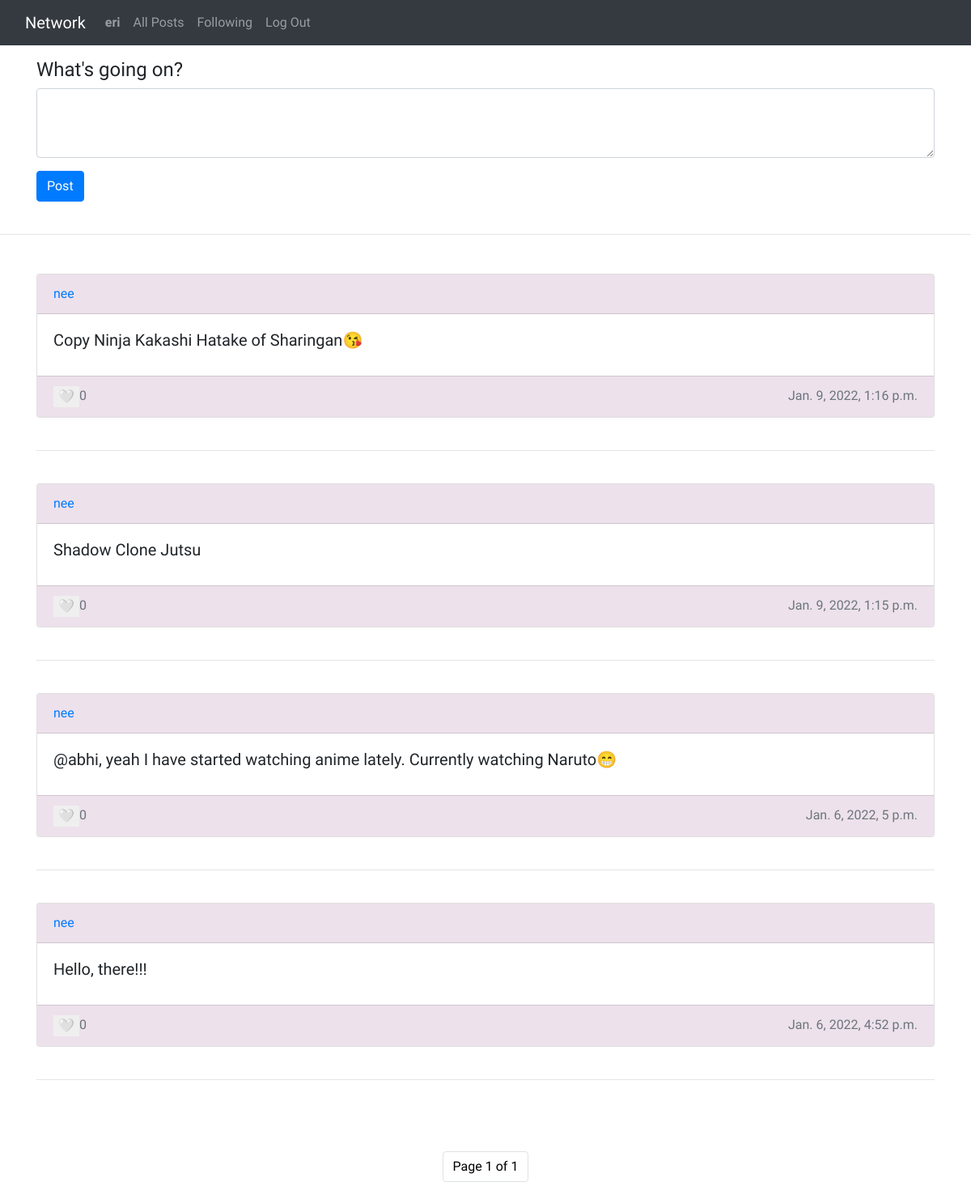
Page /following (signed in) on the earlier database version.
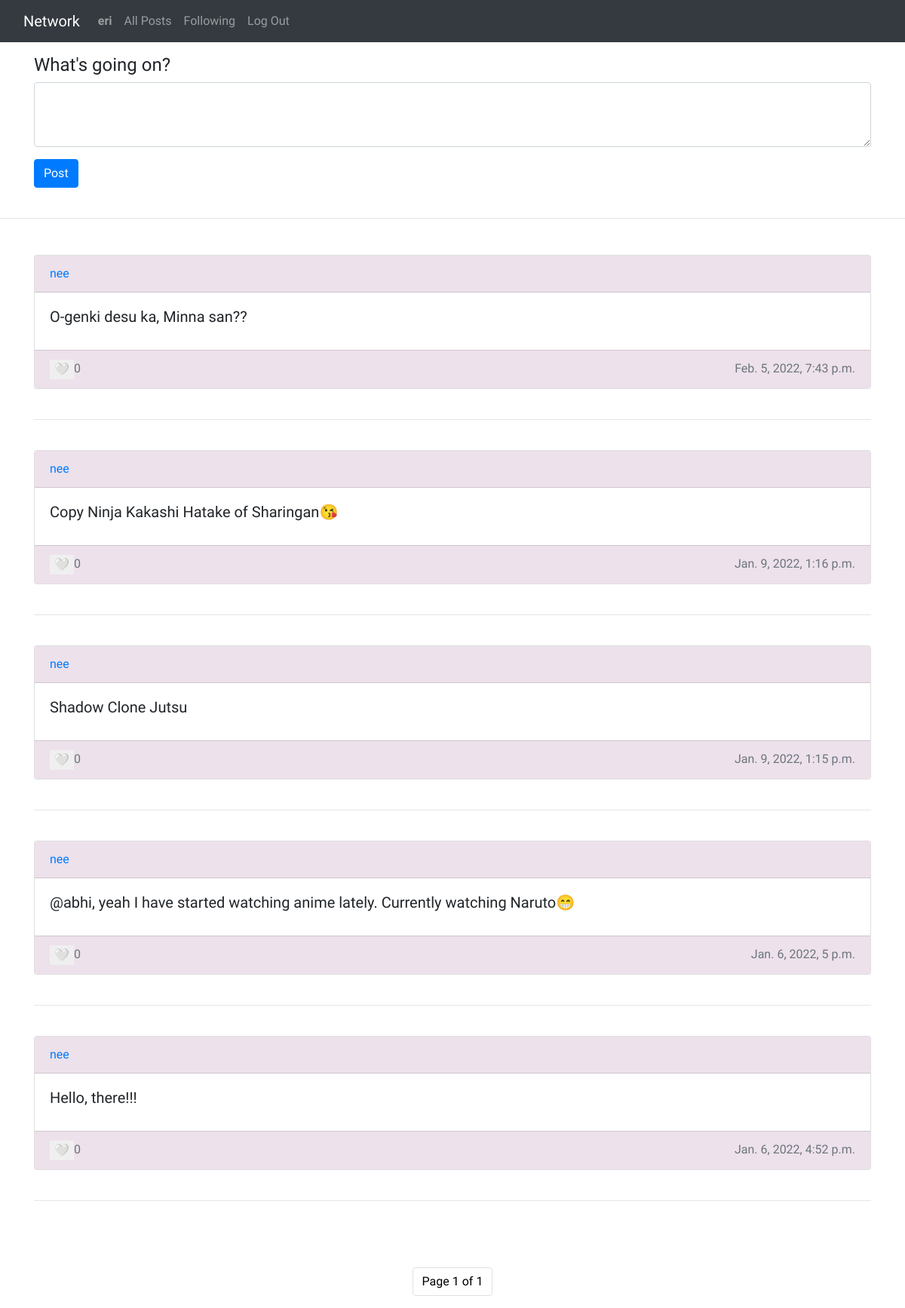
Same page on the later database version.
### network/models.py (models this page shows)
class Post(models.Model):
    user = models.ForeignKey('User', on_delete = models.CASCADE, related_name = "author")
    content = models.CharField(max_length = 255)
    date = models.DateTimeField(default = timezone.now)
    likes = models.ManyToManyField('User', related_name = "users_who_liked", default = None)
    def __str__(self):
        return f"User: {self.user} has posted {self.content} on {self.date} having  {self.likes.count()} likes"

class User(AbstractUser):
    pass

### network/views.py (the view, shortened to what this page needs)
# urls.py: path("following", views.following, name="following"),
def following(request):
    following_users = Follow.objects.filter(follower = request.user)
    posts = Post.objects.all().order_by('-date')
    following_user_posts = list()
    for foll_user in following_users:
        for post in posts:
            if post.user == foll_user.following:
                following_user_posts.append(post)
    print(following_user_posts)
    paginator = Paginator(following_user_posts, 10)
    page_number = request.GET.get('page')
    page_obj = paginator.get_page(page_number)
    return render(request, "network/following.html", {
        "following_users":following_users,
        "following_user_posts":following_user_posts,
        "page_obj":page_obj,
    })

### network/models.py (called while the page is built)
    def __str__(self):
        return f"{self.follower} follows {self.following}"

### network/templates/network/following.html (shortened to what this page needs)
{% extends "network/layout.html" %}
{% load static %}
{% block body %}
    <div class="container my-3">
        <form action="{% url 'index' %}" method="post">
            <div class="form-group">
                <label class="h4" for="content">What's going on?</label>
                <textarea class="form-control" id="content" rows="3" name="content"></textarea>
            </div>
            <button type="submit" class="btn btn-primary">Post</button>
            <br><br>
        </form>
    </div>
    <hr>
    <div class="container my-5">
        {% for post in page_obj %}
            <div class="card ">
                <div class="card-header">
                    <a href="{% url 'profile' post.user %}">{{post.user.username}}</a>
                </div>
                <div class="card-body">
                    <h5 class="card-title">{{ post.content }}</h5>
                </div>
                <div class="card-footer text-muted" >
                    {% if request.user in post.likes.all  %}
                        <button
                            id="post-likes-{{post.id}}"
                            data-like-status="liked"
                            data-id="{{post.id}}"
                            class="like-post"
                            style="float: left; cursor: pointer; border: none; outline: none;">
                            <i class="em em-heart" aria-role="presentation" aria-label="HEAVY BLACK HEART"></i>
                        </button>
                    {% else %}
                        <button
                            id="post-likes-{{post.id}}"
                            data-like-status="unliked"
                            data-id="{{post.id}}"
                            class="like-post"
                            style="float: left; cursor: pointer; border: none; outline: none;"
                        >
                        &#129293;</button>
                    {% endif %}
                    <span id="post-likes-count-{{post.id}}">{{ post.likes.count }}</span>
                    <span style="float: right;">{{ post.date }}</span>
                </div>
            </div>
            <br><hr><br>
       {% endfor %}
    </div>
    <ul class="pagination justify-content-center">
        <li class="current page-item">
            <span class="page-link" style="color: black;">Page {{ page_obj.number }} of {{ page_obj.paginator.num_pages }}</span>
        </li>
      </ul>
{% endblock %}

Differences in the rows shown:
added Post: user.username "nee", content "O-genki desu ka, Minna san??", likes.count "0", date "Feb. 5, 2022, 7:43 p.m."
